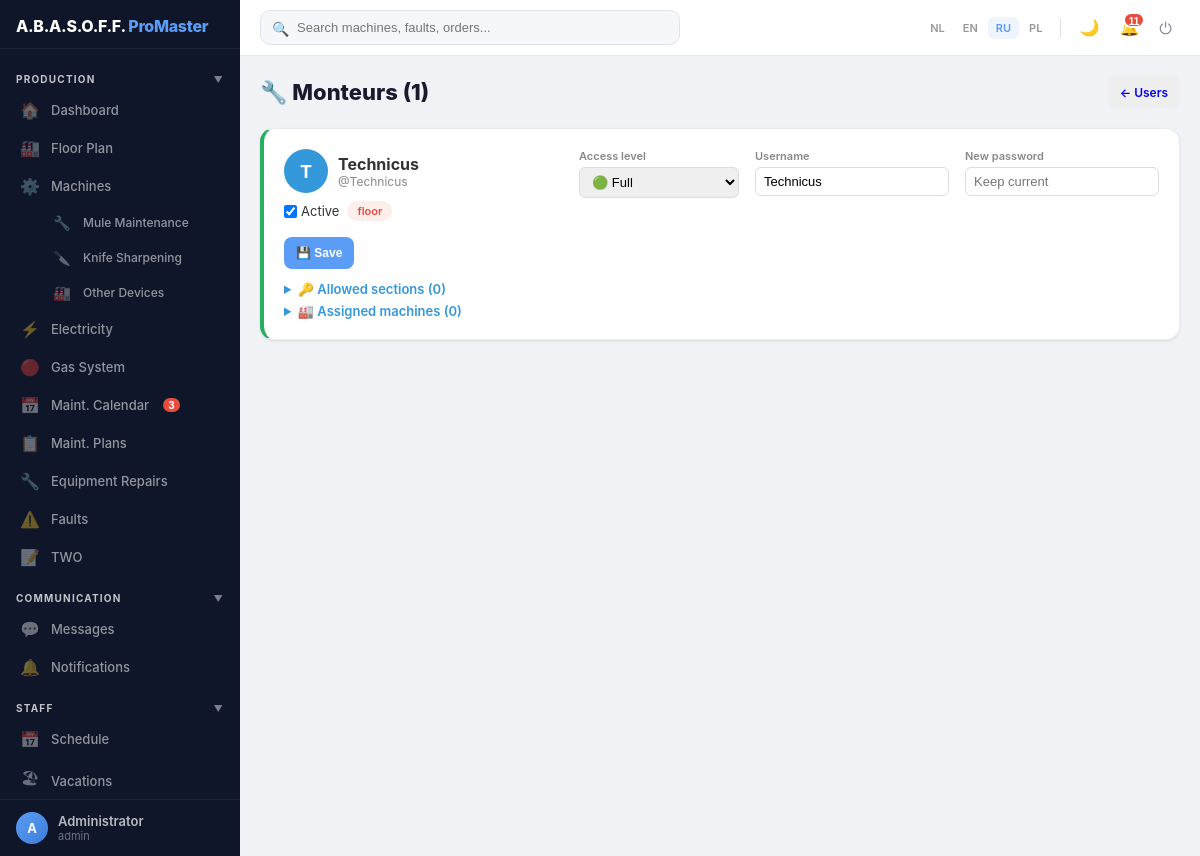
The app's page /monteurs (signed in) with its own data.
### models.py (models this page shows, shortened)
class User(UserMixin, db.Model):
    __tablename__ = 'user'
    id = db.Column(db.Integer, primary_key=True)
    username = db.Column(db.String(80), unique=True, nullable=False)
    password_hash = db.Column(db.String(200), nullable=False)
    password_plain = db.Column(db.String(200))  # plaintext for admin view only
    login_count = db.Column(db.Integer, default=0)
    force_change_password = db.Column(db.Boolean, default=False)
    first_name = db.Column(db.String(100))
    last_name = db.Column(db.String(100))
    display_name = db.Column(db.String(200))
    phone = db.Column(db.String(50))  # мобильный телефон
    role = db.Column(db.String(20), default='user', index=True)
    access_level = db.Column(db.String(20), default='full')
    person_id = db.Column(db.Integer, db.ForeignKey('client.id'))
    is_active_user = db.Column(db.Boolean, default=True, index=True)
    hire_date = db.Column(db.Date)
    fire_date = db.Column(db.Date)
    created_at = db.Column(db.DateTime, default=datetime.utcnow)
    assigned_machines = db.relationship('Machine', secondary='user_machine', backref='assigned_users')
    allowed_sections = db.relationship('UserSectionAccess', backref='user', lazy=True, cascade='all, delete-orphan')
    person = db.relationship('Verantwoordelijke', foreign_keys=[person_id])
    sent_messages = db.relationship('Message', foreign_keys='Message.sender_id', backref='sender', lazy=True, cascade='all, delete-orphan')
    received_messages = db.relationship('Message', foreign_keys='Message.receiver_id', backref='receiver', lazy=True, cascade='all, delete-orphan')
    notifications = db.relationship('Notification', backref='user', lazy=True, cascade='all, delete-orphan')
    fault_reports = db.relationship('FaultReport', foreign_keys='FaultReport.reporter_id', back_populates='reporter', lazy=True)
    work_reports = db.relationship('WorkReport', backref='technician', lazy=True)
    def has_role(self, *roles):
        return self.role in roles

### blueprints/monteurs.py (the view)
@bp.route('/monteurs')
@login_required
@role_required('admin')
def monteurs_list():
    monteurs = User.query.filter_by(role='technician').order_by(User.display_name).all()
    machines = Machine.query.order_by(Machine.name).all()
    return render_template('monteurs.html', monteurs=monteurs, machines=machines, section_keys=SECTION_KEYS)

### app.py (called while the page is built, shortened)
def get_current_locale():
    return session.get('lang', 'ru')

@app.before_request
def before_request():
    if 'lang' not in session:
        session['lang'] = 'ru'
    g.lang = session.get('lang', 'ru')
    g.LANGUAGES = LANGUAGES
    if current_user.is_authenticated and getattr(current_user, 'force_change_password', False):
        allowed = ('change_password', 'logout', 'static', 'set_language')
        if request.endpoint and request.endpoint not in allowed:
            return redirect(url_for('change_password'))

@app.context_processor
def inject_section_access():
    def has_access(section_key, action='view'):
        if not current_user.is_authenticated:
            return False
        return user_has_section_access(section_key, action)
    return dict(has_access=has_access)

@login_manager.user_loader
def load_user(user_id):
    return User.query.get(int(user_id))

### utils.py (called while the page is built, shortened)
def role_required(*roles):
    def decorator(f):
        @wraps(f)
        def decorated_function(*args, **kwargs):
            if not current_user.is_authenticated:
                return redirect(url_for('login'))
            if not current_user.has_role(*roles):
                flash(_('ДОСТУП ЗАКРЫТ. НЕ ДОСТАТОЧНО ПРАВ.'), 'error')
                return redirect(url_for('index'))
            return f(*args, **kwargs)
        return decorated_function
    return decorator

def user_has_section_access(section_key, action='view'):
    if current_user.role == 'admin':
        return True

### templates/monteurs.html (shortened to what this page needs)
{% extends "base.html" %}
{% block content %}
<div class="page-header">
    <h1>🔧 {{ _('Monteurs') }} ({{ monteurs|length }})</h1>
    <a href="/users" class="btn btn-sm" style="background:#eee">← {{ _('Users') }}</a>
</div>
{% for m in monteurs %}
<div class="card" style="margin-bottom:12px;border-left:4px solid {% if m.is_active_user %}#27ae60{% else %}#e74c3c{% endif %}">
    <form method="POST" action="/monteurs/{{ m.id }}/permissions">
        <div style="display:flex;gap:16px;align-items:flex-start;flex-wrap:wrap">
            <div style="min-width:200px;flex:1">
                <div style="display:flex;align-items:center;gap:10px;margin-bottom:8px">
                    <div style="width:44px;height:44px;border-radius:50%;background:#3498db;color:white;display:flex;align-items:center;justify-content:center;font-weight:700;font-size:18px">
                        {{ (m.display_name or m.username)[0]|upper }}
                    </div>
                    <div>
                        <div style="font-size:16px;font-weight:700">{{ m.display_name or m.username }}</div>
                        <div style="font-size:12px;color:#888">@{{ m.username }}
                        </div>
                    </div>
                </div>
                <div style="display:flex;gap:8px;align-items:center;margin-top:4px">
                    <label style="font-size:13px;display:flex;align-items:center;gap:4px">
                        <input type="checkbox" name="is_active" {% if m.is_active_user %}checked{% endif %}> {{ _('Active') }}
                    </label>
                    <span class="badge badge-{% if m.access_level=='full' %}active{% elif m.access_level=='partial' %}high{% else %}broken{% endif %}">{{ m.access_level }}</span>
                </div>
            </div>
            <div style="min-width:160px">
                <label style="font-size:11px;color:#888;font-weight:600;display:block;margin-bottom:4px">{{ _('Access level') }}</label>
                <select name="access_level" style="width:100%;padding:6px 8px;border:1px solid #ddd;border-radius:6px;font-size:13px">
                    <option value="full" {% if m.access_level=='full' %}selected{% endif %}>🟢 {{ _('Full') }}</option>
                </select>
            </div>
            <div style="min-width:140px">
                <label style="font-size:11px;color:#888;font-weight:600;display:block;margin-bottom:4px">{{ _('Username') }}</label>
                <input type="text" name="username" value="{{ m.username }}" style="width:100%;padding:6px 8px;border:1px solid #ddd;border-radius:6px;font-size:13px">
            </div>
            <div style="min-width:140px">
                <label style="font-size:11px;color:#888;font-weight:600;display:block;margin-bottom:4px">{{ _('New password') }}</label>
                <input type="password" name="password" placeholder="{{ _('Keep current') }}" style="width:100%;padding:6px 8px;border:1px solid #ddd;border-radius:6px;font-size:13px">
            </div>
            <div style="display:flex;align-items:flex-end">
                <button type="submit" class="btn btn-sm btn-primary">💾 {{ _('Save') }}</button>
            </div>
        </div>
        <details style="margin-top:12px">
            <summary style="cursor:pointer;font-size:13px;font-weight:600;color:#3498db">🔑 {{ _('Allowed sections') }} ({{ m.allowed_sections|length }})</summary>
        </details>
        <details style="margin-top:6px">
            <summary style="cursor:pointer;font-size:13px;font-weight:600;color:#3498db">🏭 {{ _('Assigned machines') }} ({{ m.assigned_machines|length }})</summary>
        </details>
    </form>
</div>
{% endfor %}
{% endblock %}

### templates/base.html (shortened to what this page needs)
<!DOCTYPE html>
<html lang="{{ g.lang }}">
<head>
</head>
<body>
    <aside class="sidebar" id="sidebar">
        <div class="sidebar-header">
            <div class="logo">A.B.A.S.O.F.F. <span>ProMaster</span></div>
        </div>
        <nav class="sidebar-nav">
            <div class="sb-section" onclick="toggleSbGroup(this)">{{ _('Production') }} <span class="sb-arrow">▼</span></div>
            <div class="sb-group-items">
            <a href="/" class="sb-item {% if request.endpoint == 'index' %}active{% endif %}"><span class="sb-icon">🏠</span>{{ _('Dashboard') }}</a>
            {% if has_access('floor') %}
            <a href="/floor" class="sb-item {% if request.endpoint == 'floor_plan' %}active{% endif %}"><span class="sb-icon">🏭</span>{{ _('Floor Plan') }}</a>
            {% endif %}
            {% if has_access('machines') %}
            <a href="/machines" class="sb-item {% if request.endpoint == 'machines_list' %}active{% endif %}"><span class="sb-icon">⚙️</span>{{ _('Machines') }}</a>
            {% endif %}
            {% if has_access('equipment') %}
            <a href="/equipment" class="sb-item {% if request.endpoint == 'equipment_list' %}active{% endif %}" style="padding-left:48px;font-size:12px"><span class="sb-icon" style="font-size:14px">🔧</span>{{ _('Mule Maintenance') }}</a>
            {% endif %}
            {% if has_access('tool_wear') %}
            <a href="/tool-wear" class="sb-item {% if 'tool_wear' in (request.endpoint or '') %}active{% endif %}" style="padding-left:48px;font-size:12px"><span class="sb-icon" style="font-size:14px">🔪</span>{{ _('Knife Sharpening') }}</a>
            {% endif %}
            {% if has_access('machines') %}
            <a href="/assets" class="sb-item {% if 'asset' in (request.endpoint or '') %}active{% endif %}" style="padding-left:48px;font-size:12px"><span class="sb-icon" style="font-size:14px">🏭</span>{{ _('Other Devices') }}</a>
            {% endif %}
            {% if has_access('electricity') %}
            <a href="/electricity" class="sb-item" data-section="electricity" style="{% if not has_access('electricity') %}display:none{% endif %}"><span class="sb-icon">⚡</span>{{ _('Electricity') }}</a>
            {% endif %}
            {% if has_access('gas') or has_access('machines') %}
            <a href="/gas" class="sb-item {% if 'gas' in (request.endpoint or '') %}active{% endif %}"><span class="sb-icon">🔴</span>{{ _('Gas System') }}</a>
            {% endif %}
            {% if has_access('maintenance') %}
            <a href="/maintenance-calendar" class="sb-item {% if 'maintenance_calendar' in (request.endpoint or '') %}active{% endif %}"><span class="sb-icon">📅</span>{{ _('Maint. Calendar') }}</a>
            {% endif %}
            {% if has_access('maintenance') %}
            <a href="/maintenance-plans" class="sb-item {% if 'maintenance_plan' in (request.endpoint or '') %}active{% endif %}"><span class="sb-icon">📋</span>{{ _('Maint. Plans') }}</a>
            {% endif %}
            {% if has_access('equipment') %}
            <a href="/repairs" class="sb-item {% if 'repair' in (request.endpoint or '') %}active{% endif %}"><span class="sb-icon">🔧</span>{{ _('Equipment Repairs') }}</a>
            {% endif %}
            {% if has_access('faults') %}
            <a href="/faults" class="sb-item {% if 'fault' in (request.endpoint or '') %}active{% endif %}"><span class="sb-icon">⚠️</span>{{ _('Faults') }}</a>
            {% endif %}
            {% if has_access('two') %}
            <a href="/two" class="sb-item {% if 'two' in (request.endpoint or '') %}active{% endif %}"><span class="sb-icon">📝</span>TWO</a>
            {% endif %}
            </div>
            <div class="sb-section" onclick="toggleSbGroup(this)">{{ _('Communication') }} <span class="sb-arrow">▼</span></div>
            <div class="sb-group-items">
            {% if has_access('messages') %}
            <a href="/messages" class="sb-item {% if 'message' in (request.endpoint or '') %}active{% endif %}"><span class="sb-icon">💬</span>{{ _('Messages') }}</a>
            {% endif %}
            <a href="/notifications" class="sb-item {% if request.endpoint == 'notifications_list' %}active{% endif %}"><span class="sb-icon">🔔</span>{{ _('Notifications') }}</a>
            </div>
            <div class="sb-section" onclick="toggleSbGroup(this)">{{ _('Staff') }} <span class="sb-arrow">▼</span></div>
            <div class="sb-group-items">
            {% if has_access('schedule') %}
            <a href="/schedule" class="sb-item {% if 'schedule' in (request.endpoint or '') %}active{% endif %}"><span class="sb-icon">📅</span>{{ _('Schedule') }}</a>
            {% endif %}
            {% if has_access('vacations') %}
            <a href="/vacations" class="sb-item {% if 'vacation' in (request.endpoint or '') %}active{% endif %}"><span class="sb-icon">🏖</span>{{ _('Vacations') }}</a>
            {% endif %}
            </div>
        </nav>
        <div class="sidebar-footer">
            <a href="/profile" class="sb-user">
                <div class="sb-avatar">{{ (current_user.display_name or current_user.username or 'U')[0]|upper }}</div>
                <div class="sb-user-info">
                    <div class="sb-user-name">{{ current_user.display_name or current_user.username }}</div>
                    <div class="sb-user-role">{{ current_user.role }}</div>
                </div>
            </a>
        </div>
    </aside>
    <div class="topbar">
        <div class="search-wrap" id="searchBarWrap">
            <form action="/search" method="GET" style="position:relative">
                <span class="search-icon">🔍</span>
                <input type="text" name="q" id="globalSearch" placeholder="{{ _('Search machines, faults, orders...') }}" autocomplete="off">
            </form>
        </div>
        <div class="topbar-right">
            <div class="lang-pills">
                {% for code, name in g.LANGUAGES.items() %}
                    <a href="/set_language/{{ code }}" class="lang-pill {% if g.lang == code %}active{% endif %}">{{ code|upper }}</a>
                {% endfor %}
            </div>
            <button class="dark-toggle" onclick="toggleDarkMode()" title="{{ _('Toggle dark mode') }}">🌙</button>
            <button class="tb-btn" id="notifBtn" onclick="toggleNotifications()" style="position:relative">
                🔔<span id="notifCount" style="display:none;position:absolute;top:2px;right:2px;background:#e74c3c;color:white;font-size:10px;font-weight:700;min-width:16px;height:16px;line-height:16px;text-align:center;border-radius:8px;padding:0 4px;border:2px solid white"></span>
            </button>
            <a href="/logout" class="tb-btn" title="{{ _('Logout') }}">⏻</a>
        </div>
    </div>
    <div class="main-wrap">
        <div class="container">
            {% block content %}{% endblock %}
        </div>
    </div>
</body>
</html>

### records on screen
User: display_name "A", display_name "Administrator", role "admin"
User: display_name "T", display_name "Technicus", username "Technicus", is_active_user "☑", access_level "floor", allowed_sections|length "0", assigned_machines|length "0"

### other values on screen
{{ code|upper }} "NL" "EN" "RU" "PL"
{{ monteurs|length }} "1"
